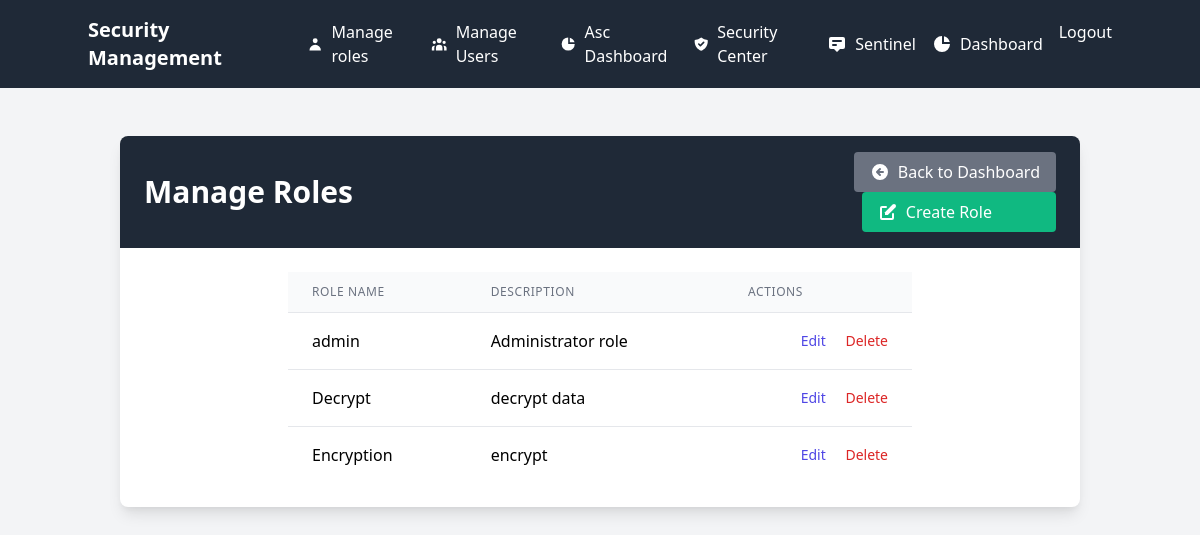
/manage_roles (signed in), run on an earlier commit of the app's database.
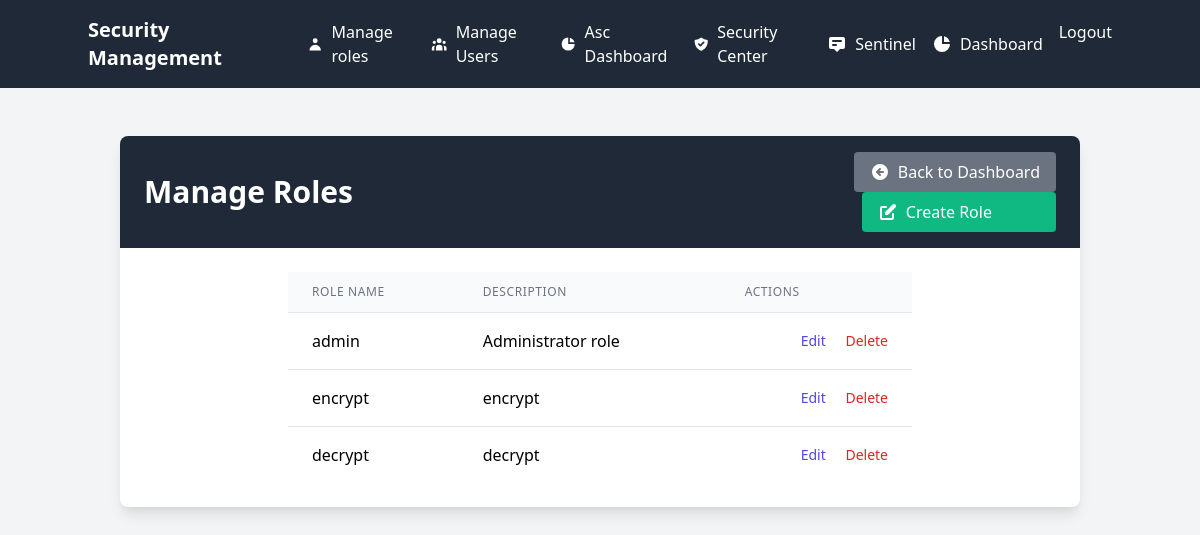
And on a later commit of the database.
### app.py (models this page shows)
class Role(db.Model):
    id = db.Column(db.Integer, primary_key=True)
    name = db.Column(db.String(50), unique=True, nullable=False)
    description = db.Column(db.String(200))
    s_system_role = db.Column(db.Boolean, default=False)
    role_permissions = db.relationship('RolePermission', back_populates='role', cascade='all, delete-orphan')

### app.py (the view)
@app.route('/manage_roles')
@login_required
def manage_roles():
    roles = db.session.query(Role).options(
        joinedload(Role.role_permissions).joinedload(RolePermission.permission)
    ).all()
    return render_template('admin/manage_roles.html', roles=roles)

### app.py (called while the page is built)
@login_manager.user_loader
def load_user(user_id):
    return db.session.get(User, int(user_id))

    def has_permission(self, permission_name):
        if not self.role_relation:
            return False
        return db.session.query(
            exists().where(
                and_(
                    RolePermission.role_id == self.role_relation.id,
                    RolePermission.permission_id == Permission.id,
                    Permission.name == permission_name
                )
            )
        ).scalar()

### templates/admin/manage_roles.html (shortened to what this page needs)
{% extends "base.html" %}
{% block content %}
<div class="container mx-auto px-4 py-8">
    <div class="bg-white shadow-lg rounded-lg overflow-hidden">
        <div class="bg-gray-800 text-white px-6 py-4 flex justify-between items-center">
            <h2 class="text-3xl font-bold">Manage Roles</h2>
            <div class="space-x-2">
                <a href="{{ url_for('admin_bp.admin_dashboard') }}" class="bg-gray-500 hover:bg-gray-600 px-4 py-2 rounded transition flex items-center">
                    <svg xmlns="http://www.w3.org/2000/svg" class="h-5 w-5 mr-2" viewBox="0 0 20 20" fill="currentColor">
                        <path fill-rule="evenodd" d="M10 18a8 8 0 100-16 8 8 0 000 16zm.707-10.293a1 1 0 00-1.414-1.414l-3 3a1 1 0 000 1.414l3 3a1 1 0 001.414-1.414L9.414 11H13a1 1 0 100-2H9.414l1.293-1.293z" clip-rule="evenodd" />
                    </svg>
                    Back to Dashboard
                </a>
                <a href="{{ url_for('admin_bp.create_role') }}" class="bg-green-500 hover:bg-green-600 px-4 py-2 rounded transition flex items-center">
                    Create Role
                </a>
            </div>
        </div>
        <div class="p-6 max-w-2xl mx-auto">
            <table class="min-w-full divide-y divide-gray-200">
                <thead class="bg-gray-50">
                    <tr>
                        <th scope="col" class="px-6 py-3 text-left text-xs font-medium text-gray-500 uppercase tracking-wider">
                            Role Name
                        </th>
                        <th scope="col" class="px-6 py-3 text-left text-xs font-medium text-gray-500 uppercase tracking-wider">
                            Description
                        </th>
                        <th scope="col" class="px-6 py-3 text-left text-xs font-medium text-gray-500 uppercase tracking-wider">
                            Actions
                        </th>
                    </tr>
                </thead>
                <tbody class="bg-white divide-y divide-gray-200">
                    {% for role in roles %}
                    <tr>
                        <td class="px-6 py-4 whitespace-nowrap">
                            {{ role.name }}
                        </td>
                        <td class="px-6 py-4 whitespace-nowrap">
                            {{ role.description }}
                        </td>
                        <td class="px-6 py-4 whitespace-nowrap text-right text-sm font-medium">
                            <a href="{{ url_for('admin_bp.edit_role', role_id=role.id) }}" class="text-indigo-600 hover:text-indigo-900">Edit</a>
                            <form action="{{ url_for('admin_bp.delete_role', role_id=role.id) }}" method="POST" style="display:inline;">
                                <button type="submit" class="text-red-600 hover:text-red-900 ml-4">Delete</button>
                            </form>
                        </td>
                    </tr>
                    {% endfor %}
                </tbody>
            </table>
        </div>
    </div>
</div>
{% endblock %}

What changed in the data, as far as the page shows it:
removed Role: name "Encryption", description "encrypt"
added Role: name "encrypt", description "encrypt"
changed Role: name "Decrypt" → "decrypt"; description "decrypt data" → "decrypt"
